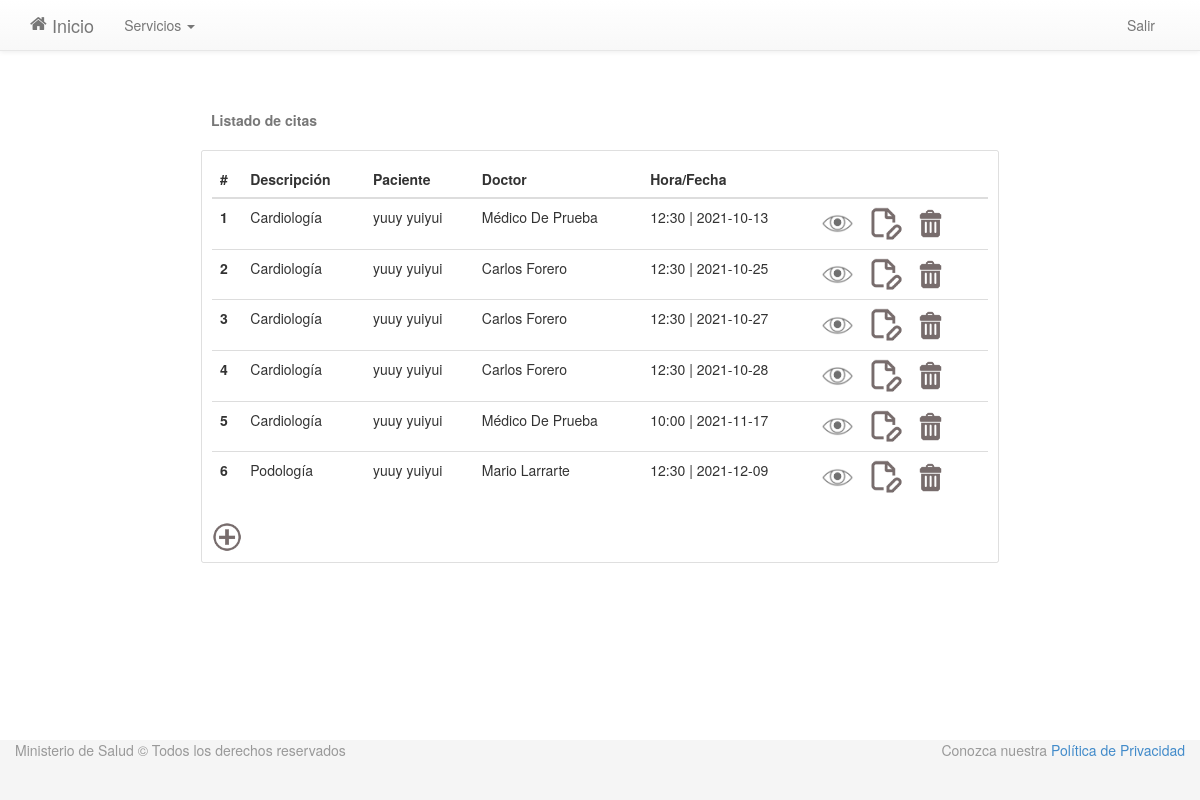
Before: /lista/ (signed in) with the older database file.
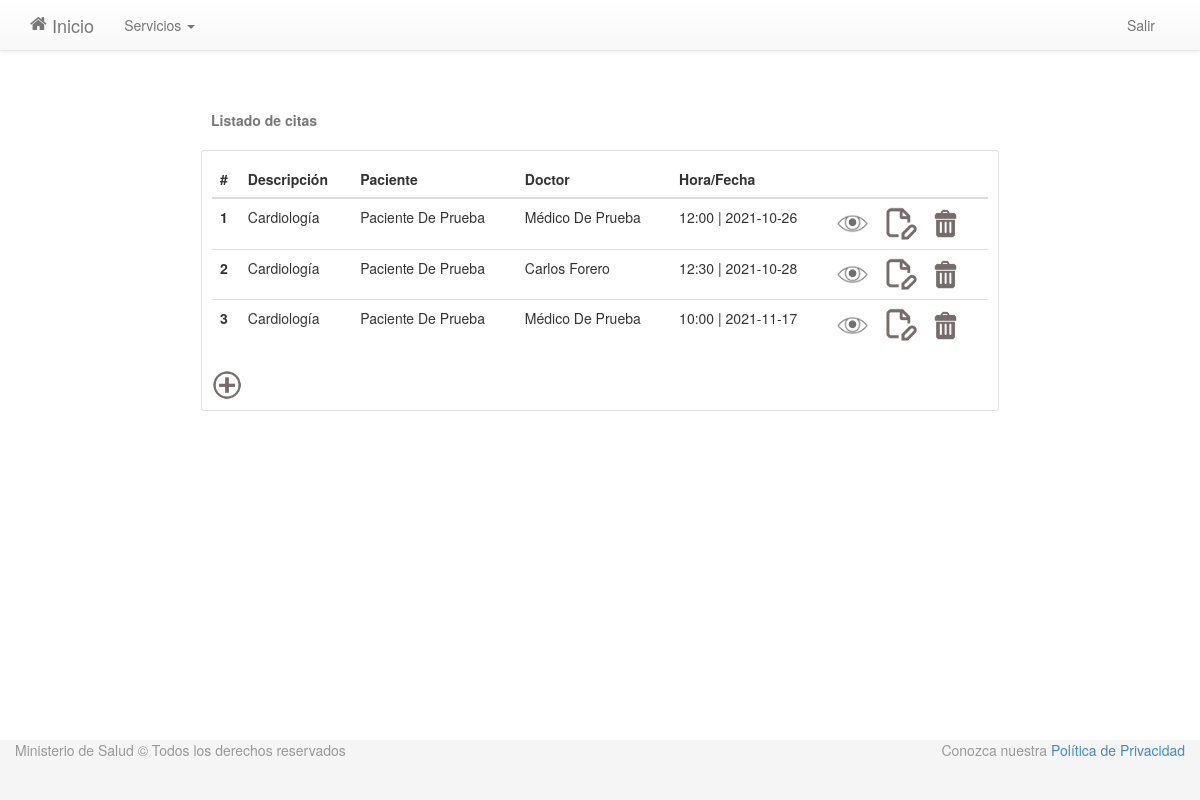
After: the same page with the newer database file.
### tables this page shows
CREATE TABLE Cita (id INTEGER PRIMARY KEY AUTOINCREMENT UNIQUE NOT NULL, idpaciente INT NOT NULL REFERENCES Paciente (idpaciente), especialidad VARCHAR REFERENCES Especialidades (especialidad), idmedico INTEGER NOT NULL REFERENCES Médico (idmedico), horario VARCHAR (5) NOT NULL REFERENCES Horario (horario), fecha DATE NOT NULL, comentarios VARCHAR (200), valoracion REFERENCES Valoraciones (id), Estado REFERENCES Estado (Descripcion) DEFAULT ACTIVO);

### app.py (the view, shortened to what this page needs)
@app.route('/lista/', methods=['GET', 'POST'])
def lista():
    if session:
        if request.method == 'GET':
            if session["rol"] == '3':
                datos = []
                sqlcita = f"SELECT idpaciente, especialidad, idmedico, horario, fecha, comentarios, valoracion, id, Estado FROM Cita"
                rescita = seleccion(sqlcita)
                i = 0
                while i < len(rescita):
                    sqlmed = f"SELECT nombres, apellidos FROM Médico WHERE idmedico = '{rescita[i][2]}'"
                    sqlpac = f"SELECT nombres, apellidos FROM Paciente WHERE idpaciente = '{rescita[i][0]}'"
                    resmed = seleccion(sqlmed)
                    respac = seleccion(sqlpac)
                    temp = {
                        "index": i+1,
                        "descrip": rescita[i][1],
                        "paciente": str(respac[0][0])+" "+str(respac[0][1]),
                        "idp": rescita[i][0],
                        "id": rescita[i][7],
                        "doctor": str(resmed[0][0])+" "+str(resmed[0][1]),
                        "idd": rescita[i][2],
                        "fecha": rescita[i][4],
                        "hora": rescita[i][3],
                        "comentario": rescita[i][5],
                        "valoracion": rescita[i][6],
                        "estado": rescita[i][8]
                    }
                    datos.append(temp)
                    datos = sorted(datos, key=lambda d: d['fecha'])
                    i += 1
                return render_template('pages/lista.html', data=datos)
            else:
                datos = []
                sqlpac = f"SELECT idpaciente FROM Paciente WHERE usuario = '{session['usr']}'"
                respac = seleccion(sqlpac)
                sqlcita = f"SELECT idpaciente, especialidad, idmedico, horario, fecha, comentarios, valoracion, id FROM Cita WHERE idpaciente = '{respac[0][0]}' and Estado = 'ACTIVO'"
                rescita = seleccion(sqlcita)
                i = 0
                while i < len(rescita):
                    sqlmed = f"SELECT nombres, apellidos FROM Médico WHERE idmedico = '{rescita[i][2]}'"
                    sqlpac = f"SELECT nombres, apellidos FROM Paciente WHERE idpaciente = '{rescita[i][0]}'"
                    resmed = seleccion(sqlmed)
                    respac = seleccion(sqlpac)
                    temp = {
                        "index": i+1,
                        "descrip": rescita[i][1],
                        "paciente": str(respac[0][0])+" "+str(respac[0][1]),
                        "idp": rescita[i][0],
                        "id": rescita[i][7],
                        "doctor": str(resmed[0][0])+" "+str(resmed[0][1]),
                        "idd": rescita[i][2],
                        "fecha": rescita[i][4],
                        "hora": rescita[i][3],
                        "comentario": rescita[i][5],
                        "valoracion": rescita[i][6]
                    }
                    datos.append(temp)
                    datos = sorted(datos, key=lambda d: d['fecha'])
                    i += 1
                return render_template('pages/lista.html', data=datos)
    else:
        return render_template('pages/invalid.html')

### db.py (called while the page is built)
def seleccion(sql) -> list:
    try:
        with sqlite3.connect(URL_DB) as con:
            cur = con.cursor()
            res = cur.execute(sql).fetchall()
    except Exception:
        res = None
    return res

### templates/pages/lista.html (shortened to what this page needs)
{% extends 'layouts/main.html' %} {% block title %}Listado de citas{% endblock%}
{% block content %}
<br />
<br />
<div id="tabla" style="width: 70%; margin: auto">
  <div style="color: #777; padding: 1rem">
    <p><strong>Listado de citas</strong></p>
  </div>
  <div
    class="table-responsive"
    style="
      background-clip: border-box;
      border: 1px solid rgba(0, 0, 0, 0.125);
      border-radius: 0.25rem;
      padding: 1rem;
    "
  >
  {% if session.rol == '3' %}
    <table class="table">
      <thead>
        <tr>
          <th scope="col">#</th>
          <th scope="col">Descripción</th>
          <th scope="col">Paciente</th>
          <th scope="col">Doctor</th>
          <th scope="col">Hora/Fecha</th>
          <th scope="col">Estado</th>
          <th></th>
        </tr>
      </thead>
      <tbody>
        {% for item in data %}
        <tr>
          <th scope="row">{{loop.index}}</th>
          <td>{{item.descrip}}</td>
          <td>{{item.paciente}}</td>
          <td>{{item.doctor}}</td>
          <td>{{item.hora}} | {{item.fecha}}</td>
          <td>{{item.estado}}</td>
          <td>
            <img
              id="view{{index}}"
              onclick="view({{item.id}}, 0)"
              src="/static/img/view.png"
              alt=""
              style="width: 33px; margin-right: 12px; cursor: pointer"
            />
            <img
              id="edit{{index}}"
              onclick="view({{item.id}}, 1)"
              src="/static/img/edit-logo.png"
              alt=""
              style="width: 33px; margin-right: 12px; cursor: pointer"
            />
            <img
              id="delete{{index}}"
              onclick="deleteBtn({{item.id}})"
              src="/static/img/deleted-logo.png"
              alt=""
              style="width: 23px; cursor: pointer"
            />
          </td>
        </tr>
        {% endfor %}
      </tbody>
    </table>
  {% else %}
    <table class="table">
      <thead>
        <tr>
          <th scope="col">#</th>
          <th scope="col">Descripción</th>
          <th scope="col">Paciente</th>
          <th scope="col">Doctor</th>
          <th scope="col">Hora/Fecha</th>
          <th></th>
        </tr>
      </thead>
      <tbody>
      {% for item in data %}
        <tr>
          <th scope="row">{{loop.index}}</th>
          <td>{{item.descrip}}</td>
          <td>{{item.paciente}}</td>
          <td>{{item.doctor}}</td>
          <td>{{item.hora}} | {{item.fecha}}</td>
          <td>
            <img
              id="view{{index}}"
              onclick="view({{item.id}}, 0)"
              src="/static/img/view.png"
              alt=""
              style="width: 33px; margin-right: 12px; cursor: pointer"
            />
            <img
              id="edit{{index}}"
              onclick="view({{item.id}}, 1)"
              src="/static/img/edit-logo.png"
              alt=""
              style="width: 33px; margin-right: 12px; cursor: pointer"
            />
            <img
              id="delete{{index}}"
              onclick="deleteBtn({{item.id}})"
              src="/static/img/deleted-logo.png"
              alt=""
              style="width: 23px; cursor: pointer"
            />
          </td>
        </tr>
      {% endfor %}
      </tbody>
    </table>
  {% endif %}
    <div>
    {% if session.rol == '1' %}
      <img
        id="add"
        onclick="mk_table()"
        src="/static/img/add-logo.png"
        alt=""
        style="width: 30px; cursor: pointer"
      />
    {% endif %}
    </div>
  </div>
</div>
{% endblock %}

Changed rows visible on the page:
no longer on this page (row edited): Cita: descrip "Cardiología", paciente "yuuy yuiyui", doctor "Médico De Prueba", hora "12:30", fecha "2021-10-13"
no longer on this page (row edited): Cita: descrip "Cardiología", paciente "yuuy yuiyui", doctor "Carlos Forero", hora "12:30", fecha "2021-10-25"
no longer on this page (row edited): Cita: descrip "Cardiología", paciente "yuuy yuiyui", doctor "Carlos Forero", hora "12:30", fecha "2021-10-27"
no longer on this page (row edited): Cita: descrip "Podología", paciente "yuuy yuiyui", doctor "Mario Larrarte", hora "12:30", fecha "2021-12-09"
added Cita: descrip "Cardiología", paciente "Paciente De Prueba", doctor "Médico De Prueba", hora "12:00", fecha "2021-10-26"
changed Cita (number 2 of 3 on the later page): paciente "yuuy yuiyui" → "Paciente De Prueba"
computed for Cita (number 3 of 3 on the later page): paciente "yuuy yuiyui" → "Paciente De Prueba"
